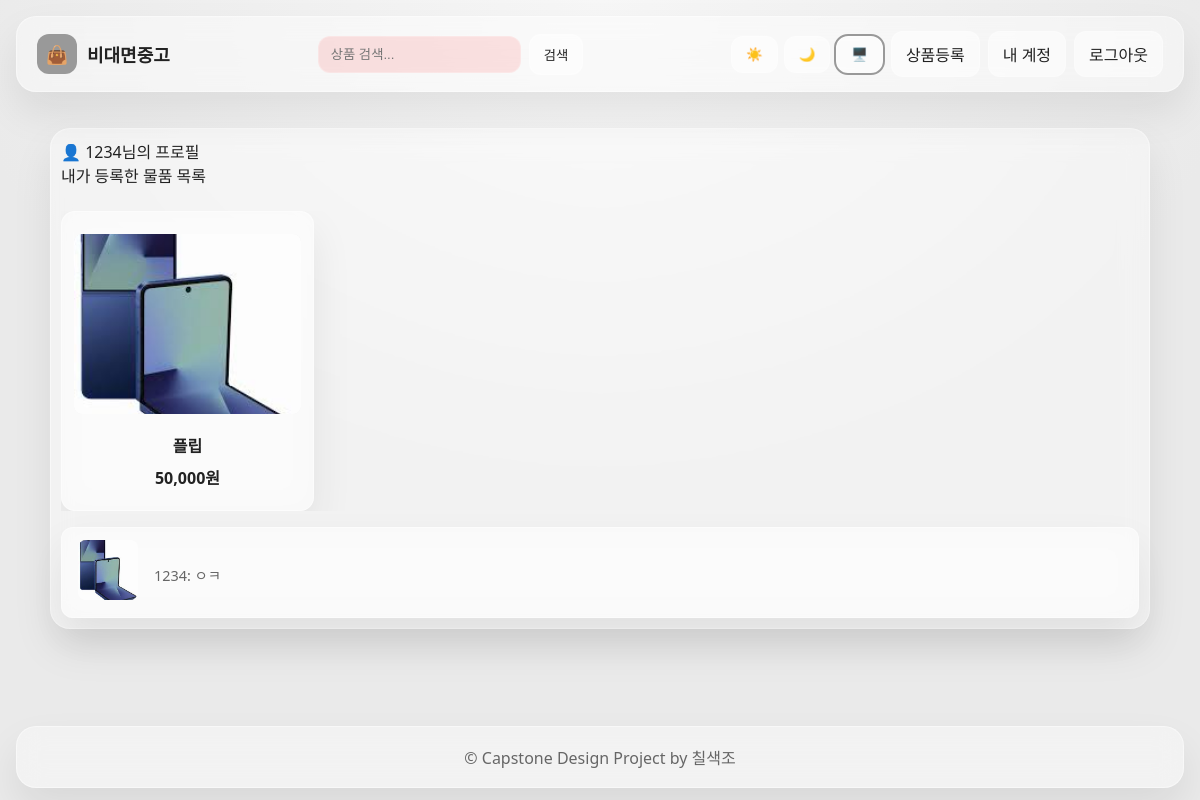
The app's page /accounts/me/ (signed in) with its own data.
### listings/models.py (models this page shows)
class Listing(models.Model):
    class Status(models.TextChoices):
        ACTIVE = 'ACTIVE','판매중'
        RESERVED = 'RESERVED','예약중'
        SOLD = 'SOLD','판매완료'
    seller = models.ForeignKey(User, on_delete=models.CASCADE, related_name='listings')
    title = models.CharField(max_length=120)
    description = models.TextField()
    price = models.PositiveIntegerField()
    status = models.CharField(max_length=16, choices=Status.choices, default=Status.ACTIVE)
    image = models.ImageField(upload_to='listing/', blank=False)  # 단일 이미지
    created_at = models.DateTimeField(auto_now_add=True)

### chat/models.py (models this page shows, shortened)
class ChatRoom(models.Model):
    listing = models.ForeignKey(Listing, on_delete=models.CASCADE, related_name="chat_rooms")
    buyer = models.ForeignKey(User, on_delete=models.CASCADE, related_name="buyer_rooms")
    seller = models.ForeignKey(User, on_delete=models.CASCADE, related_name="seller_rooms")
    created_at = models.DateTimeField(auto_now_add=True)
    updated_at = models.DateTimeField(auto_now=True)
    class Meta:
        unique_together = ("listing", "buyer", "seller")

class Message(models.Model):
    room = models.ForeignKey(ChatRoom, on_delete=models.CASCADE, related_name="messages")
    sender = models.ForeignKey(User, on_delete=models.CASCADE, related_name="sent_messages")
    content = models.TextField()
    timestamp = models.DateTimeField(auto_now_add=True)
    is_read = models.BooleanField(default=False)

### users/views.py (the view)
# urls.py: path('me/', profile_view, name='profile'),
@login_required
def profile_view(request):
    my_items = Listing.objects.filter(seller=request.user).order_by('-id')
    message_prefetch = Prefetch(
        'messages',
        queryset=Message.objects.select_related('sender').order_by('-timestamp'),
        to_attr='ordered_messages'
    )
    my_chats = ChatRoom.objects.filter(
        models.Q(buyer=request.user) | models.Q(seller=request.user)
    ).select_related('listing', 'buyer', 'seller').prefetch_related(message_prefetch)
    for chat in my_chats:
        chat.other_user_name = chat.seller.username if chat.buyer == request.user else chat.buyer.username
        ordered_messages = getattr(chat, 'ordered_messages', [])
        chat.last_message = ordered_messages[0] if ordered_messages else None
    return render(request, "registration/profile.html", {
        "my_items": my_items,
        "my_chats": my_chats,
    })

### templates/registration/profile.html (shortened to what this page needs)
{% extends "base.html" %}
{% load humanize %}
{% block content %}
<div class="container profile-container">
  <div class="glass profile-box">
    <h2>👤 {{ request.user.username }}님의 프로필</h2>
    <p class="profile-subtitle">내가 등록한 물품 목록</p>
    {% if my_items %}
    <div class="item-grid">
      {% for item in my_items %}
      <a href="{% url 'listing_detail' item.id %}" class="item-card glass">
        {% if item.image %}
        <img src="{{ item.image.url }}" alt="{{ item.title }}" class="item-image">
        {% else %}
        <div class="item-image placeholder">이미지 없음</div>
        {% endif %}
        <div class="item-info">
          <h3>{{ item.title }}</h3>
          <p class="price">{{ item.price|intcomma }}원</p>
        </div>
      </a>
      {% endfor %}
    </div>
    {% else %}
    <p class="no-items">아직 등록한 물품이 없습니다.</p>
    {% endif %}
    {% if my_chats %}
    <div class="chat-list-vertical">
  {% for room in my_chats %}
  <a href="{% url 'chat:chat_room' room.id %}" class="chat-row glass">
        <div class="chat-row-left">
          {% if room.listing.image %}
          <img src="{{ room.listing.image.url }}" alt="{{ room.listing.title }}" class="chat-thumbnail">
          {% endif %}
        </div>
        <div class="chat-row-right">
          {% if room.last_message %}
          <p class="chat-user">{{ room.last_message.sender.username }}: {{ room.last_message.content }}</p>
          {% else %}
          <p class="chat-user">{{ room.other_user_name }}: 아직 메시지가 없습니다.</p>
          {% endif %}
        </div>
      </a>
      {% endfor %}
    </div>
    {% else %}
    <p class="no-items">현재 열려 있는 채팅방이 없습니다.</p>
    {% endif %}
  </div>
</div>
{% endblock %}

### static/css/base/variables.css (style rules this page uses)
:root { --bg1: #f7f7f7; --bg2: #eaeaea; --white: 255, 255, 255; --text: #222; --muted: #666; --accent: #999; --shadow: 0 20px 40px rgba(0, 0, 0, .08); --glass-bg: rgba(var(--white), .4); --glass-br: 1px solid rgba(255, 255, 255, .4); --success: #22c55e; --error: #ef4444; --info: #3b82f6; }

### static/css/base/typography.css (style rules this page uses)
html, body { height: 100%; }
body { font-family: system-ui, -apple-system, 'Noto Sans KR', sans-serif; color: var(--text); background: radial-gradient(800px 600px at 50% 0%, var(--bg1) 0%, var(--bg2) 80%); margin: 0; }
.glass { background: var(--glass-bg); border: var(--glass-br); box-shadow: var(--shadow); backdrop-filter: blur(14px); border-radius: 20px; transition: all .2s ease; }
html, body { height: auto; margin: 0; padding: 0; }
body { display: flex; flex-direction: column; min-height: 100vh; }

### static/css/components/cards.css (style rules this page uses)
.profile-box { padding: 10px; }
.item-grid { display:grid; grid-template-columns: repeat(4, minmax(0, 1fr)); gap:20px; margin-top:24px; padding-right:6px; max-height:640px; overflow-y:auto; }
.item-card { height:300px; border-radius:14px; padding:12px; display:flex; flex-direction:column; justify-content:space-around; text-align:center; background:var(--glass-bg); box-shadow:var(--shadow); transition: transform 0.2s ease, box-shadow 0.2s ease; }
.item-image { width:100%; height:180px; object-fit:cover; border-radius:8px; background:rgba(0,0,0,0.05); display:flex; align-items:center; justify-content:center; color:var(--muted); }
.item-info { display:flex; flex-direction:column; gap:8px; }
.item-info h3 { font-size:16px; font-weight:700; }
.item-info .price { color:var(--text); font-weight:600; }

### static/css/pages/chat.css (style rules this page uses)
.chat-list-vertical { display:flex; flex-direction:column; gap:14px; margin-top:16px; }
.chat-row { display:flex; align-items:center; padding:12px 16px; border-radius:12px; text-decoration:none; color:inherit; transition: background .2s ease, transform .15s ease; }
.chat-row-left { flex-shrink:0; }
.chat-thumbnail { width:60px; height:60px; border-radius:8px; object-fit:cover; margin-right:16px; }
.chat-row-right { display:flex; flex-direction:column; justify-content:center; }
.chat-user { color:var(--muted); font-size:0.9rem; margin-top:4px; }

### static/css/utilities/responsive.css (style rules this page uses)
@media (min-width: 1024px) { .container { width: 100%; max-width: 1100px; margin: 0 auto; } }

### records on screen
Listing: image (picture), title "플립", price "50,000"
ChatRoom: listing.image (picture), last_message.sender.username "1234", last_message.content "ㅇㅋ"

### other values on screen
{{ request.user.username }} "1234"
